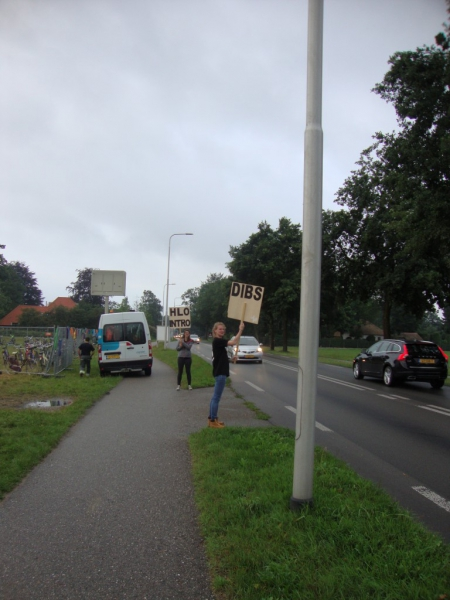
#> input picture introPhotos/DSC04479.JPG, 450 x 600 px; its folder holds only this picture in this run
$ python IntroPhotos.py   (Python 2 division)   (older library calls are emulated)
#> lines starting #> are read from the running program, lines starting #| are printed output that depends on the picture
# Downloads and aranges all intro photo's by color

import requests, re, shutil, os, collections, colorsys, pprint, numpy, json
from PIL import Image, ImageFilter
import cv2

# [15 lines left out: function downloadImage, not called in this run]

def reduceColorDepth(color, by=32):
	return (color[0]/by, color[1]/by, color[2]/by)

def increaseColorDepth(color, by=32):
	return (color[0]*by, color[1]*by, color[2]*by)

# [26 lines left out: functions createHTMLPage, getAverageColor, not called in this run]

groupColors = {
	(0,0,0): "Reactievat/Team Zwart",
	(192,192,192): "Team Wit/Grijs",
	(0,138,117): "Team Groen",
	(117,181,202): "Team Turquoise",
	(0,53,138): "Team Blauw",
	(224,96,149): "Team Roze",
	(213,181,106): "Team Geel",
	(170,117,0): "Team Oranje",
	(85,42,117): "Team Paars/Violet",
	(128,170,117): "Team lichtgroen",
	(254,0,0): "Team Rood"
}


# [22 lines left out: functions getMatchingGroupColor, getMostProminentColorForBlock, not called in this run]

def getColorsInImage(image):
#> called with image = 'introPhotos/DSC04479.JPG'
	im = cv2.imread(image)
#> im is the input picture: shape (600, 450, 3); mean B, G, R 118.9, 121.6, 116.1
	pilImg = Image.open(image)
	cascPath = "haarcascade_frontalface_default.xml"
	gray = cv2.cvtColor(im, cv2.COLOR_BGR2GRAY)
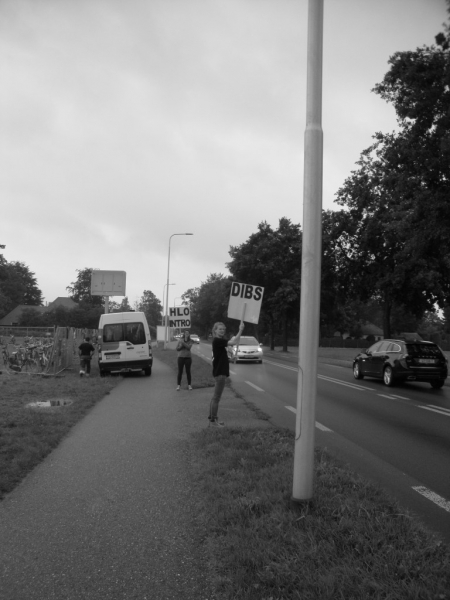
#> gray: shape (600, 450); min 1, max 251, mean 119.6

	faceCascade = cv2.CascadeClassifier(cascPath)

	faces = faceCascade.detectMultiScale(
		gray,
		scaleFactor=1.1,
		minNeighbors=5,
		minSize=(30, 30),
		flags = cv2.cv.CV_HAAR_SCALE_IMAGE
	)
#> faces = ()

	colors = []
	if len(faces) == 0:
		return

	for (x, y, w, h) in faces:
		color = getMostProminentColorForBlock(pilImg, x, y+(h*1.2), x+w, y+(h*2.2))
		team = getMatchingGroupColor(color)
		if team is not None:
			colors.append( (color,team)  )

	if len(colors) == 0:
		return

	data = {
		"image": os.path.basename(image),
		"colors": colors,
		"teams": list(set([c[1] for c in colors]))
	}

	return data

	#with open( os.path.join("introPhotosResults", os.path.basename(image) ) + ".htm", "w" ) as output:
	#	output.write( createHTMLPage( colors, image ) )

jsonData = []
for i in os.listdir("introPhotos"):
	d = getColorsInImage(os.path.join("introPhotos", i))
	if d is not None:
		jsonData.append( d )

print "var introPhotos = "+json.dumps(jsonData)

$ run again, on introPhotos/DSC04517.JPG
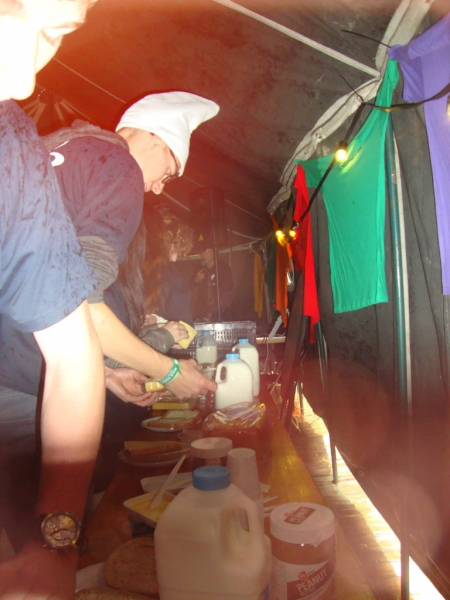
#> input picture introPhotos/DSC04517.JPG, 450 x 600 px
#> in getColorsInImage, im is the input picture: shape (600, 450, 3); mean B, G, R 91.6, 105.3, 139.9
#> in getColorsInImage, `gray = cv2.cvtColor(im, cv2.COLOR_BGR2GRAY)`:
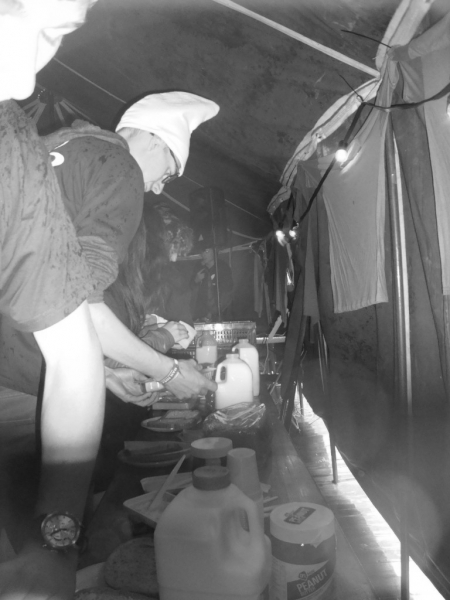
#> gray: shape (600, 450); min 22, max 255, mean 114.1
#> faces = ()

$ run again, on introPhotos/DSC04520.JPG
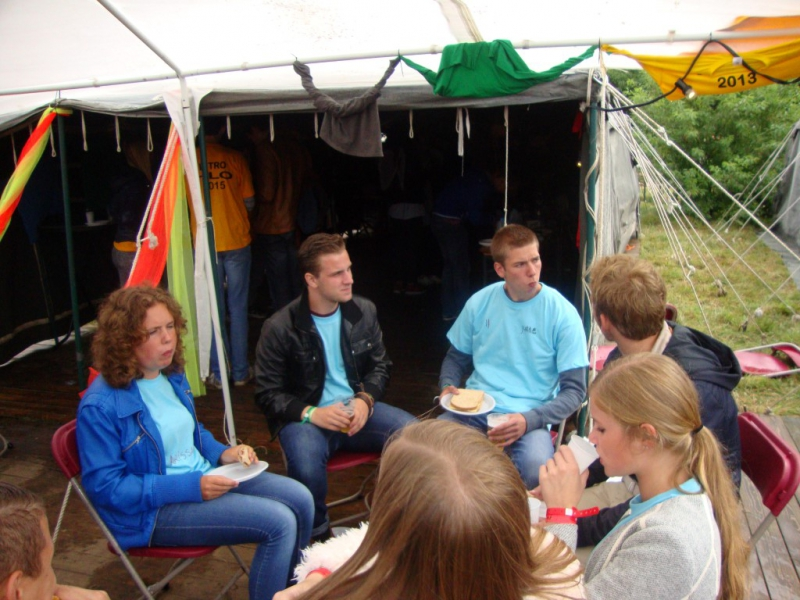
#> input picture introPhotos/DSC04520.JPG, 800 x 600 px
#> in getColorsInImage, im is the input picture: shape (600, 800, 3); mean B, G, R 96.1, 105.1, 113
#> in getColorsInImage, `gray = cv2.cvtColor(im, cv2.COLOR_BGR2GRAY)`:
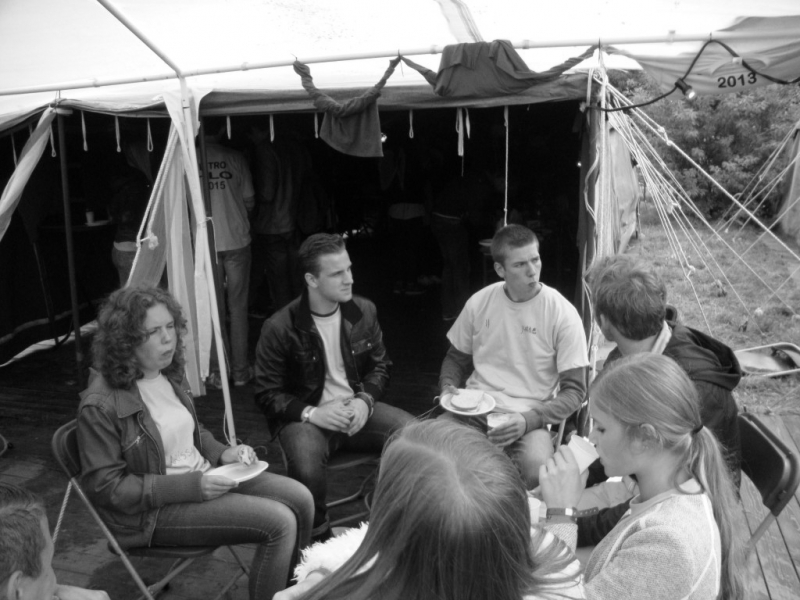
#> gray: shape (600, 800); min 0, max 255, mean 106.4
#> faces = [[296, 249, 61, 61], [301, 281, 85, 85]]
#> the loop in getColorsInImage, `for (x, y, w, h) in faces:` made 2 passes
#> (x, y, w, h) on passes 1 to 2: (296, 249, 61, 61), (301, 281, 85, 85)
#> pass 2, in getMostProminentColorForBlock (call 2), `cropped = image.crop((int(x1), int(y1), int(x2), int(y2)))`:
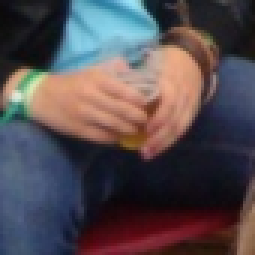
#> cropped: PIL image 85x85 RGB (shown 3 times larger); mean R, G, B 83.7, 74.7, 79.5
#> after the loop in getColorsInImage, `for (x, y, w, h) in faces:`: colors = [((10, 10, 21), 'Reactievat/Team Zwart'), ((21, 21, 42), 'Reactievat/Team Zwart')]
#| var introPhotos = [{"image": "DSC04520.JPG", "colors": [[[10, 10, 21], "Reactievat/Team Zwart"], [[21, 21, 42], "Reactievat/Team Zwart"]], "teams": ["Reactievat/Team Zwart"]}]

$ run again, on introPhotos/DSC04538.JPG
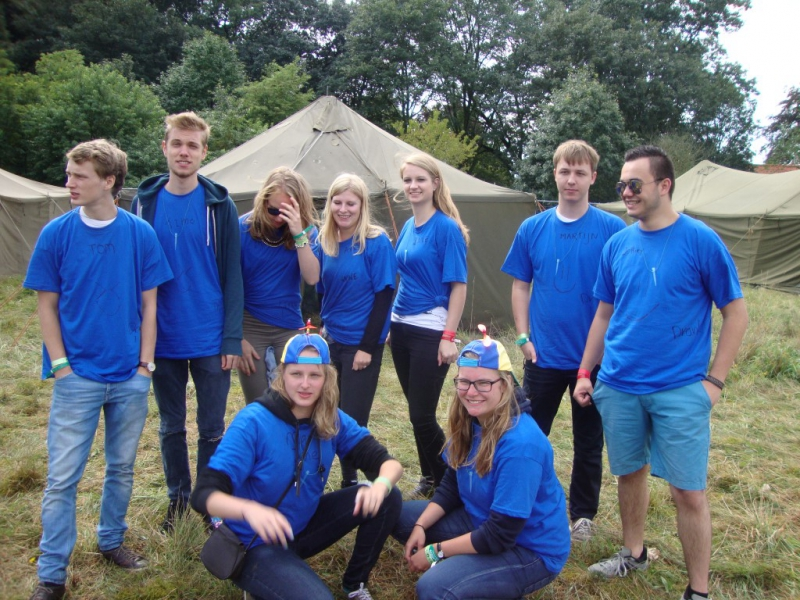
#> input picture introPhotos/DSC04538.JPG, 800 x 600 px
#> in getColorsInImage, im is the input picture: shape (600, 800, 3); mean B, G, R 120.1, 104.5, 91.8
#> in getColorsInImage, `gray = cv2.cvtColor(im, cv2.COLOR_BGR2GRAY)`:
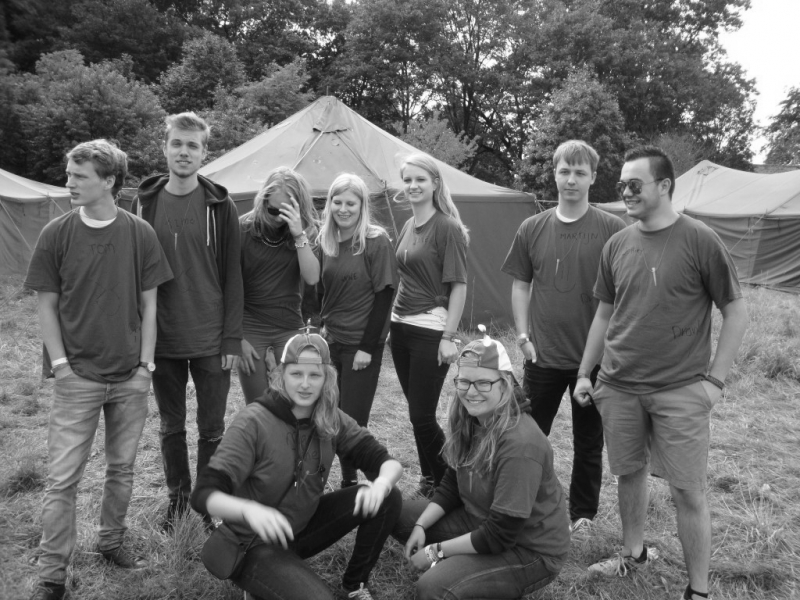
#> gray: shape (600, 800); min 9, max 255, mean 102.5
#> faces = [[396, 166, 37, 37], [326, 190, 37, 37], [161, 126, 48, 48], [549, 156, 46, 46], [278, 353, 54, 54], [14, 396, 84, 84]]
#> the loop in getColorsInImage, `for (x, y, w, h) in faces:` made 6 passes
#> (x, y, w, h, color, team) on passes 1 to 4: (396, 166, 37, 37, (64, 160, 224), 'Team Turquoise'), (326, 190, 37, 37, (10, 74, 181), 'Team Blauw'), (161, 126, 48, 48, (53, 85, 160), 'Team Blauw'), (549, 156, 46, 46, (0, 85, 202), 'Team Blauw')
#> pass 3, in getMostProminentColorForBlock (call 3), `cropped = image.crop((int(x1), int(y1), int(x2), int(y2)))`:
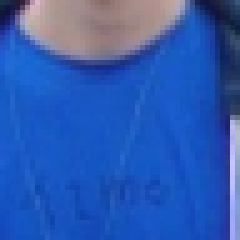
#> cropped: PIL image 48x48 RGB (shown 5 times larger); mean R, G, B 46.6, 90.9, 178.1
#> after the loop in getColorsInImage, `for (x, y, w, h) in faces:`: colors = [((64, 160, 224), 'Team Turquoise'), ((10, 74, 181), 'Team Blauw'), ((53, 85, 160), 'Team Blauw'), ((0, 85, 202), 'Team Blauw'), ((0, 53, 160), 'Team Blauw'), ((96, 106, 106), 'Team Paars/Violet')]
#> (printed output is left out)

$ run again, on introPhotos/DSC04495.JPG
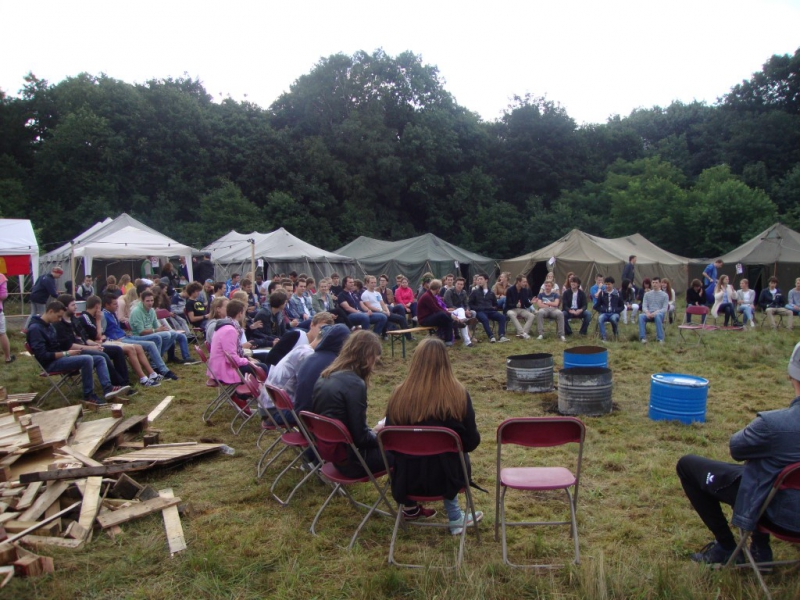
#> input picture introPhotos/DSC04495.JPG, 800 x 600 px
#> in getColorsInImage, im is the input picture: shape (600, 800, 3); mean B, G, R 99.7, 104.3, 107
#> in getColorsInImage, `gray = cv2.cvtColor(im, cv2.COLOR_BGR2GRAY)`:
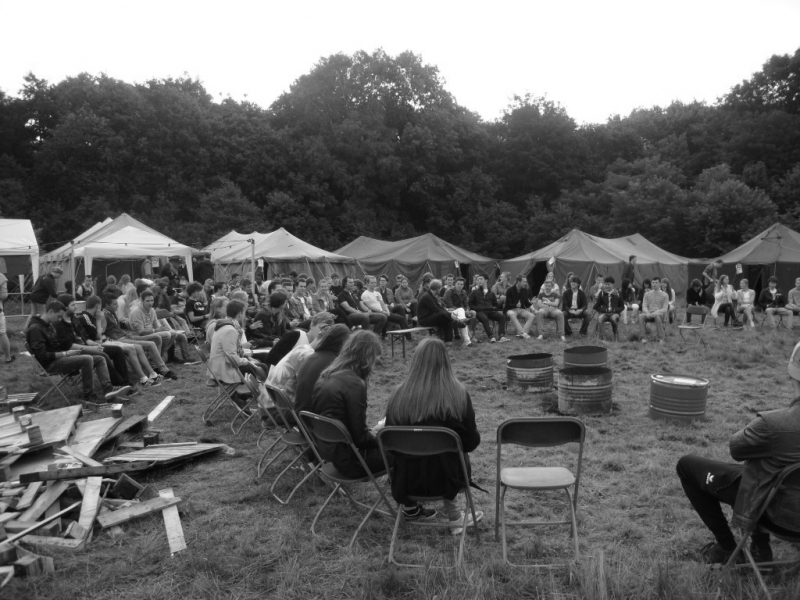
#> gray: shape (600, 800); min 3, max 255, mean 104.6
#> faces = ()
